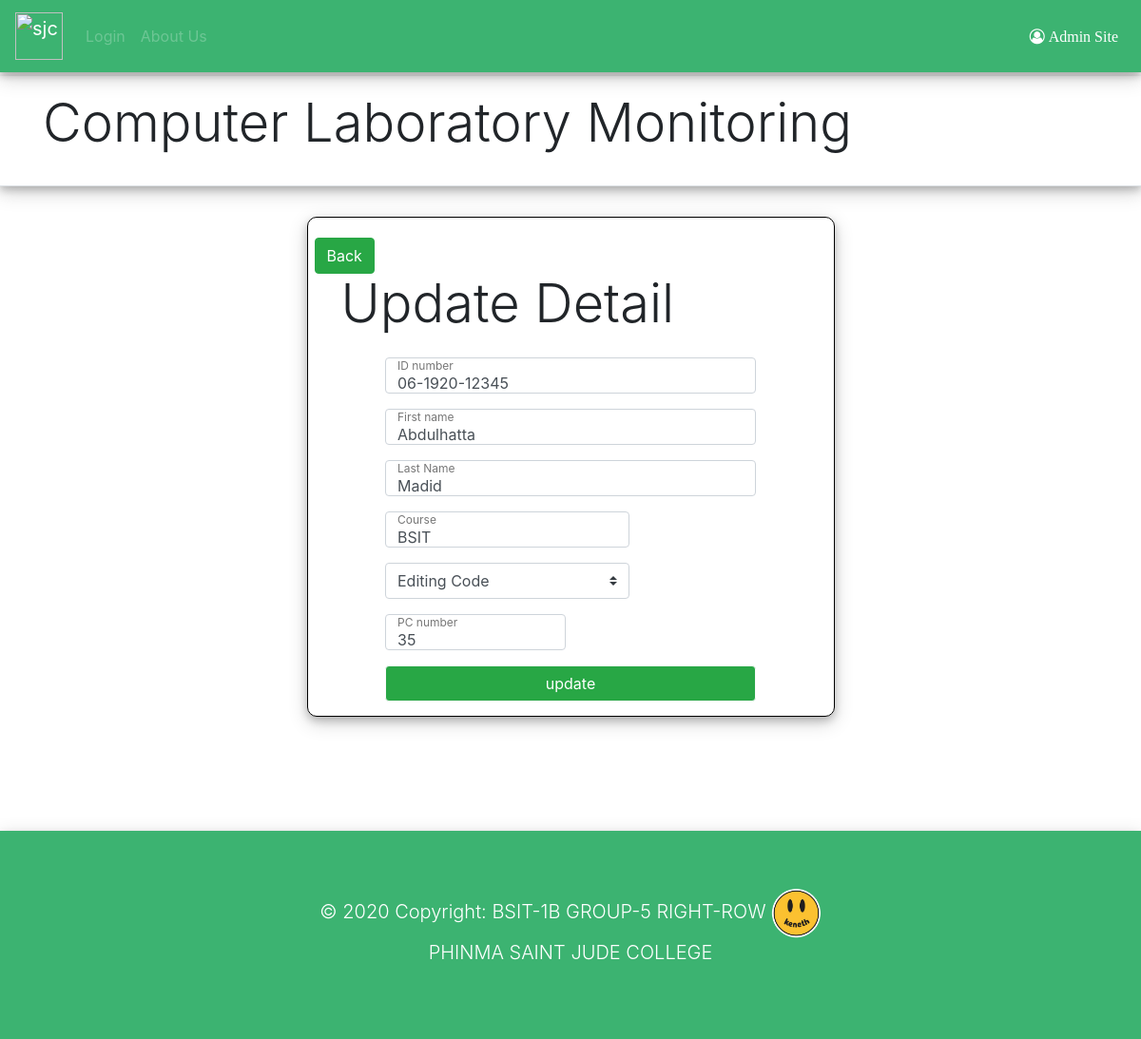
The page /update/57/ on the database its author committed.
### timein/models.py (models this page shows, shortened)
class Student(models.Model):
	admin = models.ForeignKey(User, on_delete=models.CASCADE)
	ID_number = models.CharField(max_length=15)
	last_name = models.CharField(max_length=50)
	first_name = models.CharField(max_length=50)
	course = models.CharField(max_length=20)
	purpose = models.CharField(choices=purposes, blank=False, max_length=20, default='general')
	pc = models.IntegerField()
	date = models.DateTimeField(default=timezone.now)
	timeout = models.TimeField(default=timezone.now, blank=True, null=True)

### timein/views.py (the view)
# urls.py: path('update/<int:pk>/', views.update, name='update'),
def update(request, pk):
    student = get_object_or_404(Student, pk=pk)
    if request.method == "POST":
	    form = StudentForm(request.POST, instance=student)
	    if form.is_valid():
	        student = form.save(commit=False)
	        student.admin = request.user
	        student.save()
	        return redirect('user_detail',pk=student.pk)
    else:
	    form = StudentForm(instance=student)
	    return render(request, 'update.html', {'student': student, 'form': form})

### timein/forms.py
class StudentForm(forms.ModelForm):
    class Meta:
        model = Student
        fields = ('ID_number', 'first_name', 'last_name', 'course', 'purpose','pc',)
        widgets = {
        'ID_number': forms.TextInput(attrs={'placeholder': 'ID number','class': 'form-control', 'id': 'id', }),
        'first_name': forms.TextInput(attrs={'placeholder': 'First name','class': 'form-control', 'id': 'fname'}),
        'last_name': forms.TextInput(attrs={'placeholder': 'Last name','class': 'form-control','id': 'lname'}),
        'course': forms.TextInput(attrs={'placeholder': 'Course', 'class': 'form-control','id': 'course'}),
        'pc':forms.NumberInput(attrs={'placeholder': 'PC number', 'class': 'form-control', 'id': 'pc', 'type': 'number'}),
        'purpose':forms.Select(attrs={'class': 'form-control custom-select', 'id': 'purpose',}),
        }

### timein/templates/update.html (shortened to what this page needs)
{% extends 'layout.html' %}
{% block content %}
{% load static %}
<div class="box2 col-md-6 mx-auto">
    <div id="back1">
        <a type="button" class="btn btn-success btn-md" href="{% url 'user_detail' student.pk %}">Back</a>
    </div>
    <h1 style="margin-top:19px;margin-left:20px;" class="display-4">Update Detail</h1>
    <form method="POST" class="form-signin">
        <div class="form-row">
            <div class="form-label-group  has-float-label col-md-12">
                {{ form.ID_number }}
                <label for="id">ID number</label>
            </div>
        </div>
        <div class="form-row">
            <div class="form-label-group col-md-12">
                {{ form.first_name }}
                <label for="fname">First name</label>
            </div>
        </div>
        <div class="form-row">
            <div class="form-label-group col-md-12">
                {{ form.last_name }}
                <label for="lname">Last Name</label>
            </div>
        </div>
        <div class="form-row">
            <div class="form-label-group col-md-8">
                {{ form.course }}
                <label for="course">Course</label>
            </div>
        </div>
        <div class="form-row">
            <div class="form-label-group col-md-8">
                {{ form.purpose }}
            </div>
        </div>
        <div class="form-row">
            <div class="form-label-group col-md-6">
                {{ form.pc }}
                <label for="pc">PC number</label>
            </div>
            <div class="col-md-12 mx-auto">
                <button type="submit" class="btn btn-light bg-success btn-block text-white">update</button>
            </div>
        </div>
    </form>
</div>
{% endblock %}

### timein/static/css/layout.css (style rules this page uses)
form { margin: 3%; }
.box2 { border: 1px solid black; border-radius: 10px; box-shadow: 0 4px 8px 0 rgba(0, 0, 0, 0.2), 0 6px 20px 0 rgba(0, 0, 0, 0.19); }
#back1 { margin-top: 4%; margin-bottom: -4%; margin-left: -8px; }

### timein/static/css/float_label.css (style rules this page uses)
:root { --input-padding-x: .75rem; --input-padding-y: .75rem; }
.form-signin { width: 100%; max-width: 420px; padding: 15px; margin: 0 auto; }
.form-label-group { position: relative; margin-bottom: 1rem; }
.form-label-group > input, .form-label-group > label { padding: var(--input-padding-y) var(--input-padding-x); }
.form-label-group > label { position: absolute; top: 0; left: 0; display: block; width: 100%; margin-bottom: 0; line-height: 1.5; color: #495057; border: 1px solid transparent; border-radius: .25rem; transition: all .1s ease-in-out; }
.form-label-group input::placeholder { color: transparent; }
.form-label-group input:not(:placeholder-shown) { padding-top: calc(var(--input-padding-y) + var(--input-padding-y) * (2 / 3)); padding-bottom: calc(var(--input-padding-y) /3); }
.form-label-group input:not(:placeholder-shown) ~ label { padding-top: calc(var(--input-padding-y) /3); padding-bottom: calc(var(--input-padding-y) /3); font-size: 12px; color: #777; }
label { text-align: left; margin-top: -5px; margin-left: 5px; }

### rows shown on the page
Student: ID_number "06-1920-12345", first_name "Abdulhatta", last_name "Madid", course "BSIT", purpose "Editing Code", pc "35"
